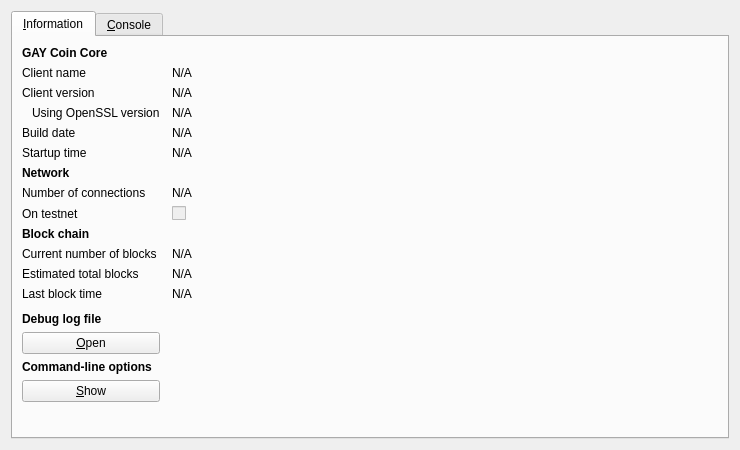
<?xml version="1.0" encoding="UTF-8"?>
<ui version="4.0">
 <class>RPCConsole</class>
 <widget class="QDialog" name="RPCConsole">
  <property name="geometry">
   <rect>
    <x>0</x>
    <y>0</y>
    <width>740</width>
    <height>450</height>
   </rect>
  </property>
  <property name="windowTitle">
   <string>GAY Coin - Debug window</string>
  </property>
  <layout class="QVBoxLayout" name="verticalLayout_2">
   <item>
    <widget class="QTabWidget" name="tabWidget">
     <property name="currentIndex">
      <number>0</number>
     </property>
     <widget class="QWidget" name="tab_info">
      <attribute name="title">
       <string>&amp;Information</string>
      </attribute>
      <layout class="QGridLayout" name="gridLayout" columnstretch="0,1">
       <property name="horizontalSpacing">
        <number>12</number>
       </property>
       <item row="0" column="0">
        <widget class="QLabel" name="label_9">
         <property name="font">
          <font>
           <weight>75</weight>
           <bold>true</bold>
          </font>
         </property>
         <property name="text">
          <string>GAY Coin Core</string>
         </property>
        </widget>
       </item>
       <item row="1" column="0">
        <widget class="QLabel" name="label_5">
         <property name="text">
          <string>Client name</string>
         </property>
        </widget>
       </item>
       <item row="1" column="1">
        <widget class="QLabel" name="clientName">
         <property name="cursor">
          <cursorShape>IBeamCursor</cursorShape>
         </property>
         <property name="text">
          <string>N/A</string>
         </property>
         <property name="textFormat">
          <enum>Qt::PlainText</enum>
         </property>
         <property name="textInteractionFlags">
          <set>Qt::LinksAccessibleByMouse|Qt::TextSelectableByKeyboard|Qt::TextSelectableByMouse</set>
         </property>
        </widget>
       </item>
       <item row="2" column="0">
        <widget class="QLabel" name="label_6">
         <property name="text">
          <string>Client version</string>
         </property>
        </widget>
       </item>
       <item row="2" column="1">
        <widget class="QLabel" name="clientVersion">
         <property name="cursor">
          <cursorShape>IBeamCursor</cursorShape>
         </property>
         <property name="text">
          <string>N/A</string>
         </property>
         <property name="textFormat">
          <enum>Qt::PlainText</enum>
         </property>
         <property name="textInteractionFlags">
          <set>Qt::LinksAccessibleByMouse|Qt::TextSelectableByKeyboard|Qt::TextSelectableByMouse</set>
         </property>
        </widget>
       </item>
       <item row="3" column="0">
        <widget class="QLabel" name="label_14">
         <property name="text">
          <string>Using OpenSSL version</string>
         </property>
         <property name="indent">
          <number>10</number>
         </property>
        </widget>
       </item>
       <item row="3" column="1">
        <widget class="QLabel" name="openSSLVersion">
         <property name="cursor">
          <cursorShape>IBeamCursor</cursorShape>
         </property>
         <property name="text">
          <string>N/A</string>
         </property>
         <property name="textFormat">
          <enum>Qt::PlainText</enum>
         </property>
         <property name="textInteractionFlags">
          <set>Qt::LinksAccessibleByMouse|Qt::TextSelectableByKeyboard|Qt::TextSelectableByMouse</set>
         </property>
        </widget>
       </item>
       <item row="4" column="0">
        <widget class="QLabel" name="label_12">
         <property name="text">
          <string>Build date</string>
         </property>
        </widget>
       </item>
       <item row="4" column="1">
        <widget class="QLabel" name="buildDate">
         <property name="cursor">
          <cursorShape>IBeamCursor</cursorShape>
         </property>
         <property name="text">
          <string>N/A</string>
         </property>
         <property name="textFormat">
          <enum>Qt::PlainText</enum>
         </property>
         <property name="textInteractionFlags">
          <set>Qt::LinksAccessibleByMouse|Qt::TextSelectableByKeyboard|Qt::TextSelectableByMouse</set>
         </property>
        </widget>
       </item>
       <item row="5" column="0">
        <widget class="QLabel" name="label_13">
         <property name="text">
          <string>Startup time</string>
         </property>
        </widget>
       </item>
       <item row="5" column="1">
        <widget class="QLabel" name="startupTime">
         <property name="cursor">
          <cursorShape>IBeamCursor</cursorShape>
         </property>
         <property name="text">
          <string>N/A</string>
         </property>
         <property name="textFormat">
          <enum>Qt::PlainText</enum>
         </property>
         <property name="textInteractionFlags">
          <set>Qt::LinksAccessibleByMouse|Qt::TextSelectableByKeyboard|Qt::TextSelectableByMouse</set>
         </property>
        </widget>
       </item>
       <item row="6" column="0">
        <widget class="QLabel" name="label_11">
         <property name="font">
          <font>
           <weight>75</weight>
           <bold>true</bold>
          </font>
         </property>
         <property name="text">
          <string>Network</string>
         </property>
        </widget>
       </item>
       <item row="7" column="0">
        <widget class="QLabel" name="label_7">
         <property name="text">
          <string>Number of connections</string>
         </property>
        </widget>
       </item>
       <item row="7" column="1">
        <widget class="QLabel" name="numberOfConnections">
         <property name="cursor">
          <cursorShape>IBeamCursor</cursorShape>
         </property>
         <property name="text">
          <string>N/A</string>
         </property>
         <property name="textFormat">
          <enum>Qt::PlainText</enum>
         </property>
         <property name="textInteractionFlags">
          <set>Qt::LinksAccessibleByMouse|Qt::TextSelectableByKeyboard|Qt::TextSelectableByMouse</set>
         </property>
        </widget>
       </item>
       <item row="8" column="0">
        <widget class="QLabel" name="label_8">
         <property name="text">
          <string>On testnet</string>
         </property>
        </widget>
       </item>
       <item row="8" column="1">
        <widget class="QCheckBox" name="isTestNet">
         <property name="enabled">
          <bool>false</bool>
         </property>
         <property name="text">
          <string/>
         </property>
        </widget>
       </item>
       <item row="9" column="0">
        <widget class="QLabel" name="label_10">
         <property name="font">
          <font>
           <weight>75</weight>
           <bold>true</bold>
          </font>
         </property>
         <property name="text">
          <string>Block chain</string>
         </property>
        </widget>
       </item>
       <item row="10" column="0">
        <widget class="QLabel" name="label_3">
         <property name="text">
          <string>Current number of blocks</string>
         </property>
        </widget>
       </item>
       <item row="10" column="1">
        <widget class="QLabel" name="numberOfBlocks">
         <property name="cursor">
          <cursorShape>IBeamCursor</cursorShape>
         </property>
         <property name="text">
          <string>N/A</string>
         </property>
         <property name="textFormat">
          <enum>Qt::PlainText</enum>
         </property>
         <property name="textInteractionFlags">
          <set>Qt::LinksAccessibleByMouse|Qt::TextSelectableByKeyboard|Qt::TextSelectableByMouse</set>
         </property>
        </widget>
       </item>
       <item row="11" column="0">
        <widget class="QLabel" name="label_4">
         <property name="text">
          <string>Estimated total blocks</string>
         </property>
        </widget>
       </item>
       <item row="11" column="1">
        <widget class="QLabel" name="totalBlocks">
         <property name="cursor">
          <cursorShape>IBeamCursor</cursorShape>
         </property>
         <property name="text">
          <string>N/A</string>
         </property>
         <property name="textFormat">
          <enum>Qt::PlainText</enum>
         </property>
         <property name="textInteractionFlags">
          <set>Qt::LinksAccessibleByMouse|Qt::TextSelectableByKeyboard|Qt::TextSelectableByMouse</set>
         </property>
        </widget>
       </item>
       <item row="12" column="0">
        <widget class="QLabel" name="label_2">
         <property name="text">
          <string>Last block time</string>
         </property>
        </widget>
       </item>
       <item row="12" column="1">
        <widget class="QLabel" name="lastBlockTime">
         <property name="cursor">
          <cursorShape>IBeamCursor</cursorShape>
         </property>
         <property name="text">
          <string>N/A</string>
         </property>
         <property name="textFormat">
          <enum>Qt::PlainText</enum>
         </property>
         <property name="textInteractionFlags">
          <set>Qt::LinksAccessibleByMouse|Qt::TextSelectableByKeyboard|Qt::TextSelectableByMouse</set>
         </property>
        </widget>
       </item>
       <item row="13" column="0">
        <spacer name="verticalSpacer_2">
         <property name="orientation">
          <enum>Qt::Vertical</enum>
         </property>
         <property name="sizeHint" stdset="0">
          <size>
           <width>20</width>
           <height>20</height>
          </size>
         </property>
        </spacer>
       </item>
       <item row="14" column="0">
        <widget class="QLabel" name="labelDebugLogfile">
         <property name="font">
          <font>
           <weight>75</weight>
           <bold>true</bold>
          </font>
         </property>
         <property name="text">
          <string>Debug log file</string>
         </property>
        </widget>
       </item>
       <item row="15" column="0">
        <widget class="QPushButton" name="openDebugLogfileButton">
         <property name="toolTip">
          <string>Open the GAY Coin debug log file from the current data directory. This can take a few seconds for large log files.</string>
         </property>
         <property name="text">
          <string>&amp;Open</string>
         </property>
         <property name="autoDefault">
          <bool>false</bool>
         </property>
        </widget>
       </item>
       <item row="16" column="0">
        <widget class="QLabel" name="labelCLOptions">
         <property name="font">
          <font>
           <weight>75</weight>
           <bold>true</bold>
          </font>
         </property>
         <property name="text">
          <string>Command-line options</string>
         </property>
        </widget>
       </item>
       <item row="17" column="0">
        <widget class="QPushButton" name="showCLOptionsButton">
         <property name="toolTip">
          <string>Show the GAY Coin-Qt help message to get a list with possible GAY Coin command-line options.</string>
         </property>
         <property name="text">
          <string>&amp;Show</string>
         </property>
         <property name="autoDefault">
          <bool>false</bool>
         </property>
        </widget>
       </item>
       <item row="18" column="0">
        <spacer name="verticalSpacer">
         <property name="orientation">
          <enum>Qt::Vertical</enum>
         </property>
         <property name="sizeHint" stdset="0">
          <size>
           <width>20</width>
           <height>40</height>
          </size>
         </property>
        </spacer>
       </item>
      </layout>
     </widget>
     <widget class="QWidget" name="tab_console">
      <attribute name="title">
       <string>&amp;Console</string>
      </attribute>
      <layout class="QVBoxLayout" name="verticalLayout_3">
       <property name="spacing">
        <number>3</number>
       </property>
       <item>
        <widget class="QTextEdit" name="messagesWidget">
         <property name="minimumSize">
          <size>
           <width>0</width>
           <height>100</height>
          </size>
         </property>
         <property name="readOnly">
          <bool>true</bool>
         </property>
         <property name="tabKeyNavigation" stdset="0">
          <bool>false</bool>
         </property>
         <property name="columnCount" stdset="0">
          <number>2</number>
         </property>
        </widget>
       </item>
       <item>
        <layout class="QHBoxLayout" name="horizontalLayout">
         <property name="spacing">
          <number>3</number>
         </property>
         <item>
          <widget class="QLabel" name="label">
           <property name="text">
            <string notr="true">&gt;</string>
           </property>
          </widget>
         </item>
         <item>
          <widget class="QLineEdit" name="lineEdit"/>
         </item>
         <item>
          <widget class="QPushButton" name="clearButton">
           <property name="maximumSize">
            <size>
             <width>24</width>
             <height>24</height>
            </size>
           </property>
           <property name="toolTip">
            <string>Clear console</string>
           </property>
           <property name="text">
            <string/>
           </property>
           <property name="icon">
            <iconset resource="../bitcoin.qrc">
             <normaloff>:/icons/remove</normaloff>:/icons/remove</iconset>
           </property>
           <property name="shortcut">
            <string notr="true">Ctrl+L</string>
           </property>
           <property name="autoDefault">
            <bool>false</bool>
           </property>
          </widget>
         </item>
        </layout>
       </item>
      </layout>
     </widget>
    </widget>
   </item>
  </layout>
 </widget>
 <resources>
  <include location="../bitcoin.qrc"/>
 </resources>
 <connections/>
</ui>
